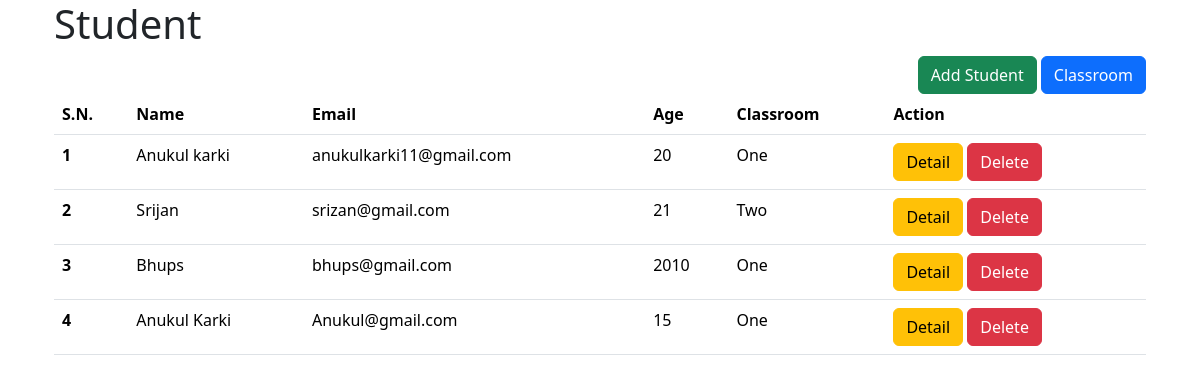
The page /student/ on the database as committed earlier.
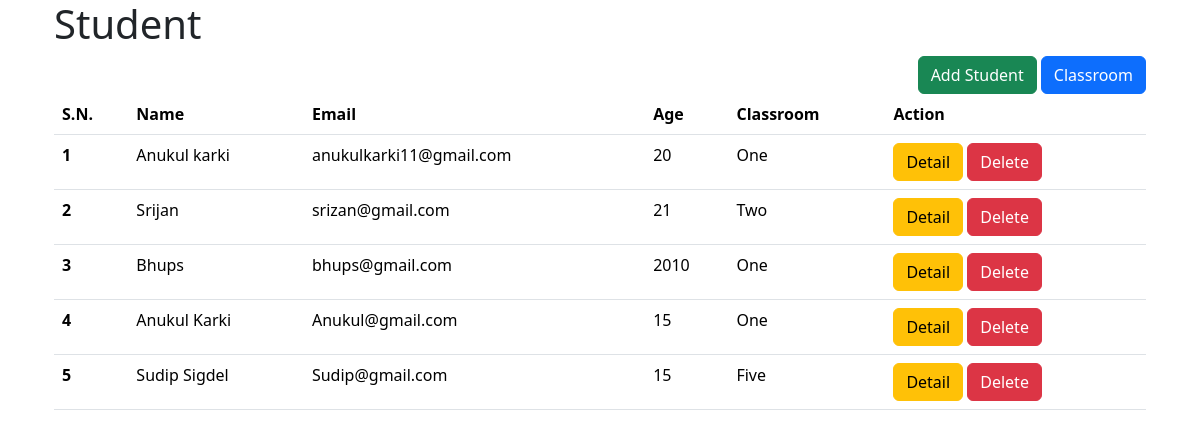
The same page on the database as committed later.
### crud/models.py (models this page shows, shortened)
class Student(models.Model):
    name = models.CharField(max_length=20)
    email = models.EmailField()
    age = models.IntegerField()
    classroom = models.ForeignKey(Classroom, on_delete=models.CASCADE, related_name="classroomStudent")

class Classroom(models.Model):
    name = models.CharField(max_length=20)

### crud/views.py (the view)
# urls.py: path("student/",studentAPIView.as_view()),
def student(request:HttpRequest):
    students = Student.objects.all()
    return render(request, "crud/student.html", {"students":students, "title":"Student"})

### crud/templates/crud/student.html
{% extends "crud/base.html" %}
{% block content %}
<h1>{{title}}</h1>
<div style="float: right;">
    <a class="btn btn-success" href="{% url 'addStudent'%}">Add Student</a>
    <a class="btn btn-primary" href="{%url 'crudClassroom'%}">Classroom</a>
</div>
<table class="table">
    <thead>
      <tr>
        <th scope="col">S.N.</th>
        <th scope="col">Name</th>
        <th scope="col">Email</th>
        <th scope="col">Age</th>
        <th scope="col">Classroom</th>
        <th scope="col">Action</th>
      </tr>
    </thead>
    {%for student in students%}
    <tbody>
      <tr>
        <th scope="row">{{forloop.counter}}</th>
        <td>{{student.name}}</td>
        <td>{{student.email}}</td>
        <td>{{student.age}}</td>
        <td>{{student.classroom.name}}</td>
        <td>
          <a class="btn btn-warning" href="{%url 'studentDetail' student.id%}">Detail</a>
          <a class="btn btn-danger" href="{%url 'studentDelete' student.id%}">Delete</a>
        </td>
      </tr>
    </tbody>
    {%endfor%}
  </table>
{% endblock %}

Rows that differ between the two databases and show on the page:
added Student: name "Sudip Sigdel", email "Sudip@gmail.com", age "15", classroom.name "Five"
